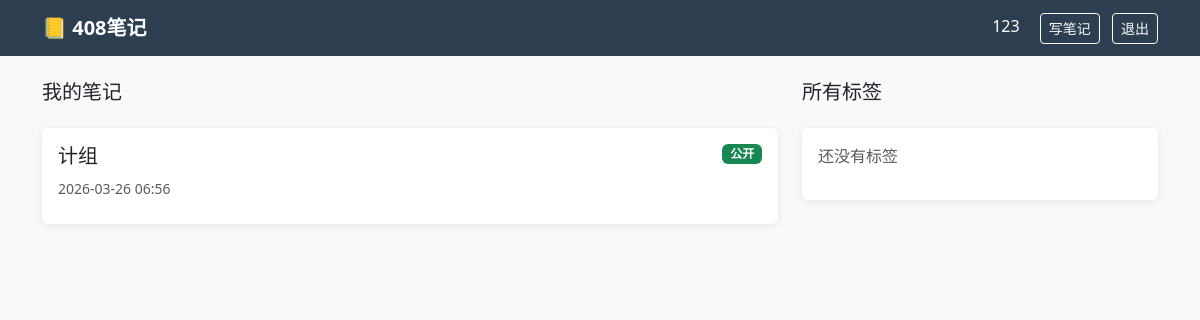
/ (signed in), run on an earlier commit of the app's database.
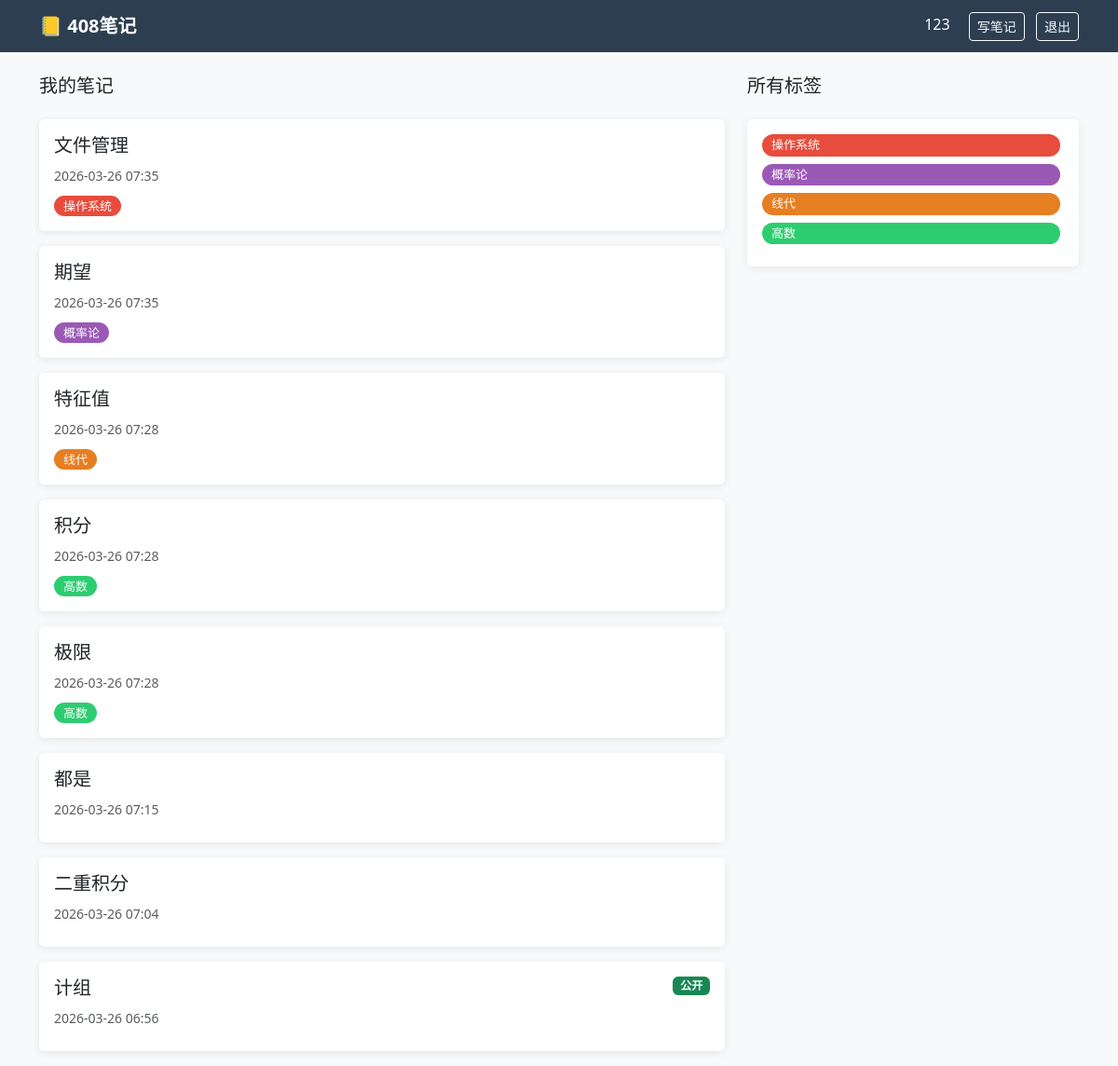
And on a later commit of the database.
### app.py (models this page shows)
class User(UserMixin, db.Model):
    id = db.Column(db.Integer, primary_key=True)
    username = db.Column(db.String(80), unique=True, nullable=False)
    password = db.Column(db.String(200), nullable=False)
    notes = db.relationship('Note', backref='author', lazy=True)

class Note(db.Model):
    id = db.Column(db.Integer, primary_key=True)
    title = db.Column(db.String(200), nullable=False)
    content = db.Column(db.Text, nullable=False)
    created_at = db.Column(db.DateTime, default=datetime.utcnow)
    user_id = db.Column(db.Integer, db.ForeignKey('user.id'), nullable=False)
    is_public = db.Column(db.Boolean, default=False)
    tags = db.relationship('Tag', secondary=note_tags, backref='notes')

class Tag(db.Model):
    id = db.Column(db.Integer, primary_key=True)
    name = db.Column(db.String(50), unique=True, nullable=False)

### app.py (the view)
@app.route('/')
@login_required
def index():
    notes = Note.query.filter_by(user_id=current_user.id).order_by(Note.created_at.desc()).all()
    return render_template('index.html', notes=notes)

### app.py (called while the page is built)
@login_manager.user_loader
def load_user(user_id):
    return User.query.get(int(user_id))

### templates/index.html (shortened to what this page needs)
{% extends 'base.html' %}
{% block content %}
<div class="row">
    <div class="col-md-8">
        <h5 class="mb-4">我的笔记</h5>
        {% for note in notes %}
        <div class="card mb-3 p-3">
            <div class="d-flex justify-content-between align-items-start">
                <div>
                    <h5><a href="/notes/{{ note.id }}" class="text-decoration-none text-dark">{{ note.title }}</a></h5>
                    <small class="text-muted">{{ note.created_at.strftime('%Y-%m-%d %H:%M') }}</small>
                    <div class="mt-2">
                        {% for tag in note.tags %}
                        <a href="/tags/{{ tag.id }}" class="tag-badge tag-color-{{ tag.id % 8 }}">{{ tag.name }}</a>
                        {% endfor %}
                    </div>
                </div>
                {% if note.is_public %}
                <span class="badge bg-success">公开</span>
                {% endif %}
            </div>
        </div>
        {% else %}
        <div class="card p-4 text-center text-muted">
            <p>还没有笔记，快去写第一篇吧！</p>
            <a href="/notes/new" class="btn btn-dark">写笔记</a>
        </div>
        {% endfor %}
    </div>
    <div class="col-md-4">
        <h5 class="mb-4">所有标签</h5>
        <div class="card p-3">
            {% set all_tags = [] %}
            {% for note in notes %}
                {% for tag in note.tags %}
                    {% if tag not in all_tags %}
                        {% set _ = all_tags.append(tag) %}
                    {% endif %}
                {% endfor %}
            {% endfor %}
            {% for tag in all_tags %}
                <a href="/tags/{{ tag.id }}" class="tag-badge tag-color-{{ tag.id % 8 }} d-inline-block mb-2">{{ tag.name }}</a>
            {% else %}
                <p class="text-muted">还没有标签</p>
            {% endfor %}
        </div>
    </div>
</div>
{% endblock %}

### templates/base.html (shortened to what this page needs)
<!DOCTYPE html>
<html>
<head>
    <link href="https://cdn.jsdelivr.net/npm/bootstrap@5.3.0/dist/css/bootstrap.min.css" rel="stylesheet">
    <link rel="stylesheet" href="https://cdn.jsdelivr.net/npm/easymde/dist/easymde.min.css">
</head>
<body>
    <nav class="navbar navbar-dark mb-4">
        <div class="container">
            <a class="navbar-brand fw-bold" href="/">📒 408笔记</a>
            {% if current_user.is_authenticated %}
            <div>
                <span class="text-white me-3">{{ current_user.username }}</span>
                <a href="/notes/new" class="btn btn-sm btn-outline-light me-2">写笔记</a>
                <a href="/logout" class="btn btn-sm btn-outline-light">退出</a>
            </div>
            {% endif %}
        </div>
    </nav>
    <div class="container">
        {% block content %}{% endblock %}
    </div>
</body>
</html>

### templates/base.html (style rules this page uses)
body { background-color: #f8f9fa; }
.navbar { background-color: #2c3e50 !important; }
.card { border: none; box-shadow: 0 2px 8px rgba(0,0,0,0.08); }
.tag-badge { padding: 2px 10px; border-radius: 12px; font-size: 13px; text-decoration: none; margin-right: 4px; color: white; }
.tag-color-1 { background-color: #2ecc71; }
.tag-color-2 { background-color: #e67e22; }
.tag-color-3 { background-color: #9b59b6; }
.tag-color-4 { background-color: #e74c3c; }

What changed in the data, as far as the page shows it:
added Note: title "文件管理", created_at "2026-03-26 07:35"
added Tag: name "操作系统"
added Note: title "期望", created_at "2026-03-26 07:35"
added Tag: name "概率论"
added Note: title "特征值", created_at "2026-03-26 07:28"
added Tag: name "线代"
added Note: title "积分", created_at "2026-03-26 07:28"
added Tag: name "高数"
added Note: title "极限", created_at "2026-03-26 07:28"
added Note: title "都是", created_at "2026-03-26 07:15"
added Note: title "二重积分", created_at "2026-03-26 07:04"
Also different on the page:
text no longer shown: "还没有标签"
